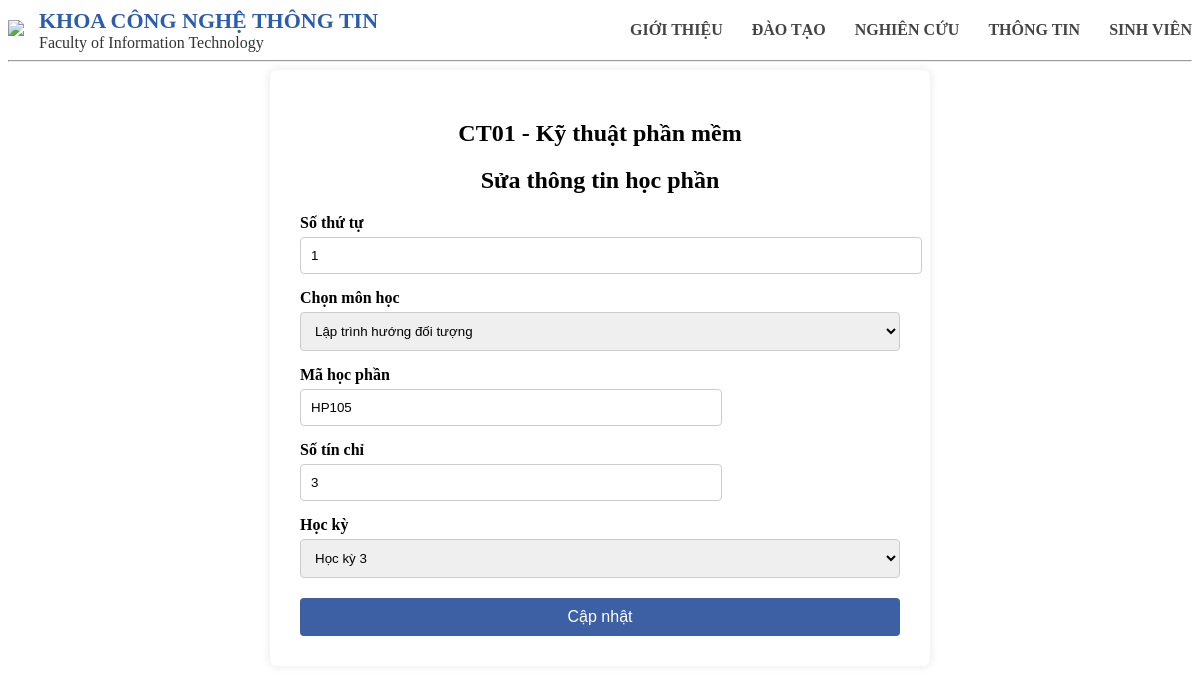
Page /sua/CT01/HP105 on the committed database.
### tables this page shows
CREATE TABLE "chuongtrinh" (
	"mact"	TEXT NOT NULL UNIQUE,
	"tenct"	TEXT NOT NULL,
	"chitieu"	INTEGER NOT NULL,
	"linhvuc"	TEXT NOT NULL,
	PRIMARY KEY("mact")
);

CREATE TABLE "chuongtrinhct" (
	"mact"	TEXT NOT NULL,
	"mahp"	TEXT NOT NULL,
	"stt"	INTEGER,
	"sotc"	INTEGER,
	"hocki"	INTEGER,
	"loai"	TEXT,
	PRIMARY KEY("mact","mahp")
);

CREATE TABLE "hocphan" (
	"mahp"	TEXT NOT NULL UNIQUE,
	"tenhp"	TEXT NOT NULL,
	"sotc"	INTEGER NOT NULL,
	PRIMARY KEY("mahp")
);

### main.py (the view, shortened to what this page needs)
@app.route("/sua/<mact>/<mahp>", methods=["GET", "POST"])
def sua_mon(mact, mahp):
    db = get_db()
    db.execute("SELECT * FROM chuongtrinh WHERE mact=?", (mact,))
    ct = db.execute("SELECT * FROM chuongtrinh WHERE mact=?", (mact,)).fetchone()
    mon = db.execute("""
        SELECT ct.*, hp.tenhp, hp.sotc
        FROM chuongtrinhct ct
        JOIN hocphan hp ON ct.mahp = hp.mahp
        WHERE ct.mact=? AND ct.mahp=?
    """, (mact, mahp)).fetchone()
    if not mon:
        db.close()
        flash("Không tìm thấy học phần!", "error")
        return redirect(url_for('detail', mact=mact))
    hocphan = db.execute("SELECT * FROM hocphan").fetchall()
    db.close()
    return render_template("edit_subject.html", ct=ct, mon=mon, hocphan=hocphan)

### main.py (called while the page is built)
def get_db():
    conn = sqlite3.connect("database.db")
    conn.row_factory = sqlite3.Row
    return conn

### templates/edit_subject.html (shortened to what this page needs)
{% extends "base.html" %}
{% block content %}
<div class="form-container">
<h2>{{ct.mact}} - {{ct.tenct}}</h2>
<h2>Sửa thông tin học phần</h2>
<form method="POST">
<label>Số thứ tự</label>
<input type="number" name="stt" value="{{mon.stt}}" required>
<label>Chọn môn học</label>
<select id="subject" name="mahp" onchange="showInfo()" required>
{% for hp in hocphan %}
<option value="{{hp.mahp}}"
    data-code="{{hp.mahp}}"
    data-credit="{{hp.sotc}}"
    {% if hp.mahp == mon.mahp %}selected{% endif %}>
    {{hp.tenhp}}
</option>
{% endfor %}
</select>
<label>Mã học phần</label>
<input type="text" id="code" value="{{mon.mahp}}" readonly>
<label>Số tín chỉ</label>
<input type="text" id="credit" value="{{mon.sotc}}" readonly>
<label>Học kỳ</label>
<select name="hocki">
{% for i in range(1, 9) %}
<option value="{{i}}" {% if i == mon.hocki %}selected{% endif %}>Học kỳ {{i}}</option>
{% endfor %}
</select>
<button class="form-btn" type="submit">Cập nhật</button>
</form>
</div>
{% endblock %}

### static/styles.css (style rules this page uses)
.form-container { width:600px; margin:auto; background:white; padding:30px; border-radius:6px; box-shadow:0 0 10px rgba(0,0,0,0.1); }
h2 { text-align:center; margin-bottom:20px; }
label { display:block; margin-top:15px; font-weight:bold; }
input, select { width:100%; padding:10px; margin-top:5px; border:1px solid #ccc; border-radius:4px; }
.form-btn { margin-top:20px; padding:10px; width:100%; background:#3d5fa3; color:white; border:none; border-radius:4px; font-size:16px; cursor:pointer; }
h2 { text-align:center; }
input[type=text] { width:400px; padding:10px; }

### rows in the picture
chuongtrinh: mact "CT01", tenct "Kỹ thuật phần mềm"
chuongtrinhct: stt "1", mahp "Lập trình hướng đối tượng", mahp "HP105", hocki "Học kỳ 3"
